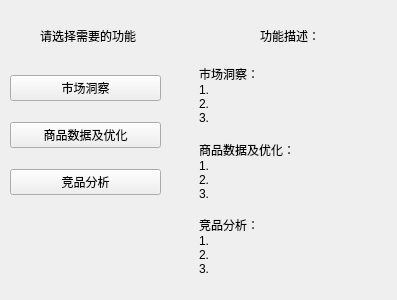
<?xml version="1.0" encoding="UTF-8"?>
<ui version="4.0">
 <class>Form</class>
 <widget class="QWidget" name="Form">
  <property name="geometry">
   <rect>
    <x>0</x>
    <y>0</y>
    <width>397</width>
    <height>300</height>
   </rect>
  </property>
  <property name="windowTitle">
   <string>Form</string>
  </property>
  <widget class="QWidget" name="verticalLayoutWidget">
   <property name="geometry">
    <rect>
     <x>10</x>
     <y>60</y>
     <width>151</width>
     <height>151</height>
    </rect>
   </property>
   <layout class="QVBoxLayout" name="verticalLayout">
    <item>
     <widget class="QPushButton" name="pushButton_2">
      <property name="text">
       <string>市场洞察</string>
      </property>
     </widget>
    </item>
    <item>
     <widget class="QPushButton" name="pushButton">
      <property name="text">
       <string>商品数据及优化</string>
      </property>
     </widget>
    </item>
    <item>
     <widget class="QPushButton" name="pushButton_3">
      <property name="text">
       <string>竞品分析</string>
      </property>
     </widget>
    </item>
   </layout>
  </widget>
  <widget class="QLabel" name="label">
   <property name="geometry">
    <rect>
     <x>40</x>
     <y>30</y>
     <width>96</width>
     <height>12</height>
    </rect>
   </property>
   <property name="text">
    <string>请选择需要的功能</string>
   </property>
  </widget>
  <widget class="QWidget" name="verticalLayoutWidget_2">
   <property name="geometry">
    <rect>
     <x>199</x>
     <y>60</y>
     <width>181</width>
     <height>221</height>
    </rect>
   </property>
   <layout class="QVBoxLayout" name="verticalLayout_2">
    <item>
     <widget class="QLabel" name="label_3">
      <property name="text">
       <string>市场洞察：
1.
2.
3.</string>
      </property>
     </widget>
    </item>
    <item>
     <widget class="QLabel" name="label_4">
      <property name="text">
       <string>商品数据及优化：
1.
2.
3.</string>
      </property>
     </widget>
    </item>
    <item>
     <widget class="QLabel" name="label_2">
      <property name="text">
       <string>竞品分析：
1.
2.
3.</string>
      </property>
     </widget>
    </item>
   </layout>
  </widget>
  <widget class="QLabel" name="label_5">
   <property name="geometry">
    <rect>
     <x>260</x>
     <y>30</y>
     <width>96</width>
     <height>12</height>
    </rect>
   </property>
   <property name="text">
    <string>功能描述：</string>
   </property>
  </widget>
 </widget>
 <resources/>
 <connections/>
</ui>
